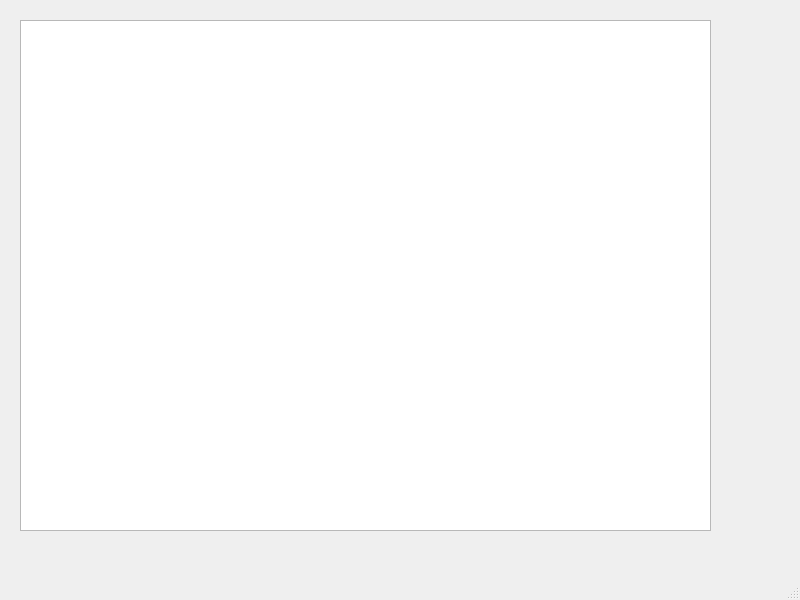
<?xml version="1.0" encoding="UTF-8"?>
<ui version="4.0">
 <class>MainWindow</class>
 <widget class="QMainWindow" name="MainWindow">
  <property name="geometry">
   <rect>
    <x>0</x>
    <y>0</y>
    <width>800</width>
    <height>600</height>
   </rect>
  </property>
  <property name="windowTitle">
   <string>MainWindow</string>
  </property>
  <widget class="QWidget" name="centralwidget">
   <widget class="QTableWidget" name="tableWidget">
    <property name="geometry">
     <rect>
      <x>20</x>
      <y>20</y>
      <width>691</width>
      <height>511</height>
     </rect>
    </property>
   </widget>
  </widget>
  <widget class="QMenuBar" name="menubar">
   <property name="geometry">
    <rect>
     <x>0</x>
     <y>0</y>
     <width>800</width>
     <height>21</height>
    </rect>
   </property>
  </widget>
  <widget class="QStatusBar" name="statusbar"/>
 </widget>
 <resources/>
 <connections/>
</ui>
